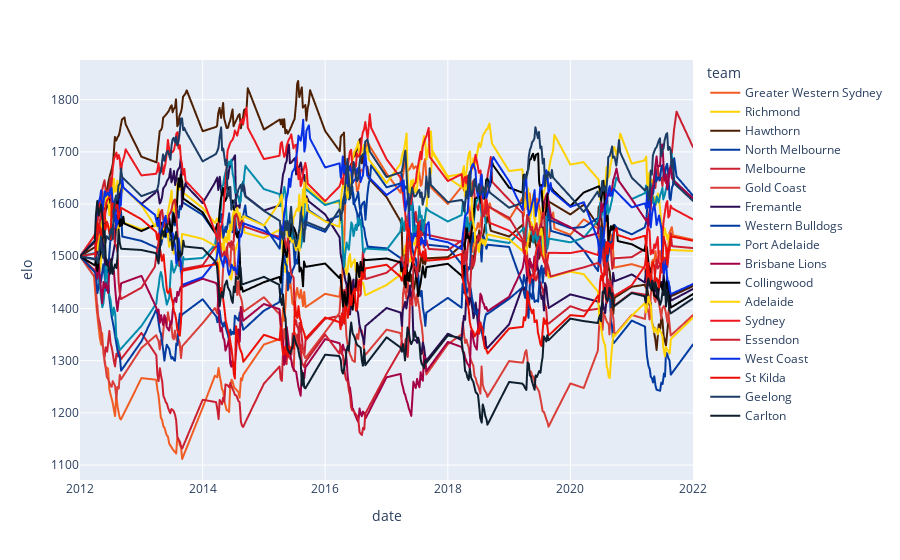

The notebook cell saved with this chart:
### Code cell
fig = px.line(elo_tracker, x="date", y="elo", color='team',color_discrete_sequence = ['#f15c22','#fed102','#4d2004','#013b9f', '#cc2031','#d93e39','#2a0d54','#013b9f','#008aab','#a30046','#000000','#ffd200','#ed171f','#cc2031','#062ee2','#ed0f05','#1c3c63','#0e1e2d'])
fig.show()

### Figure 1 — Plotly figure (JSON) as saved in the notebook; plotly's stock layout.template omitted (floating-point values rounded to 4 significant figures; data arrays with more than 128 entries replaced by an {"elided": "..."} marker saying what was removed)
{"data": [{"hovertemplate": "team=Greater Western Sydney<br>date=%{x}<br>elo=%{y}<extra></extra>", "legendgroup": "Greater Western Sydney", "line": {"color": "#f15c22", "dash": "solid"}, "mode": "lines", "name": "Greater Western Sydney", "showlegend": true, "type": "scattergl", "x": {"elided": "235 str values"}, "xaxis": "x", "y": {"elided": "235 float values"}, "yaxis": "y"}, {"hovertemplate": "team=Richmond<br>date=%{x}<br>elo=%{y}<extra></extra>", "legendgroup": "Richmond", "line": {"color": "#fed102", "dash": "solid"}, "mode": "lines", "name": "Richmond", "showlegend": true, "type": "scattergl", "x": {"elided": "238 str values"}, "xaxis": "x", "y": {"elided": "238 float values"}, "yaxis": "y"}, {"hovertemplate": "team=Hawthorn<br>date=%{x}<br>elo=%{y}<extra></extra>", "legendgroup": "Hawthorn", "line": {"color": "#4d2004", "dash": "solid"}, "mode": "lines", "name": "Hawthorn", "showlegend": true, "type": "scattergl", "x": {"elided": "240 str values"}, "xaxis": "x", "y": {"elided": "240 float values"}, "yaxis": "y"}, {"hovertemplate": "team=North Melbourne<br>date=%{x}<br>elo=%{y}<extra></extra>", "legendgroup": "North Melbourne", "line": {"color": "#013b9f", "dash": "solid"}, "mode": "lines", "name": "North Melbourne", "showlegend": true, "type": "scattergl", "x": {"elided": "233 str values"}, "xaxis": "x", "y": {"elided": "233 float values"}, "yaxis": "y"}, {"hovertemplate": "team=Melbourne<br>date=%{x}<br>elo=%{y}<extra></extra>", "legendgroup": "Melbourne", "line": {"color": "#cc2031", "dash": "solid"}, "mode": "lines", "name": "Melbourne", "showlegend": true, "type": "scattergl", "x": {"elided": "231 str values"}, "xaxis": "x", "y": {"elided": "231 float values"}, "yaxis": "y"}, {"hovertemplate": "team=Gold Coast<br>date=%{x}<br>elo=%{y}<extra></extra>", "legendgroup": "Gold Coast", "line": {"color": "#d93e39", "dash": "solid"}, "mode": "lines", "name": "Gold Coast", "showlegend": true, "type": "scattergl", "x": {"elided": "224 str values"}, "xaxis": "x", "y": {"elided": "224 float values"}, "yaxis": "y"}, {"hovertemplate": "team=Fremantle<br>date=%{x}<br>elo=%{y}<extra></extra>", "legendgroup": "Fremantle", "line": {"color": "#2a0d54", "dash": "solid"}, "mode": "lines", "name": "Fremantle", "showlegend": true, "type": "scattergl", "x": {"elided": "234 str values"}, "xaxis": "x", "y": {"elided": "234 float values"}, "yaxis": "y"}, {"hovertemplate": "team=Western Bulldogs<br>date=%{x}<br>elo=%{y}<extra></extra>", "legendgroup": "Western Bulldogs", "line": {"color": "#013b9f", "dash": "solid"}, "mode": "lines", "name": "Western Bulldogs", "showlegend": true, "type": "scattergl", "x": {"elided": "237 str values"}, "xaxis": "x", "y": {"elided": "237 float values"}, "yaxis": "y"}, {"hovertemplate": "team=Port Adelaide<br>date=%{x}<br>elo=%{y}<extra></extra>", "legendgroup": "Port Adelaide", "line": {"color": "#008aab", "dash": "solid"}, "mode": "lines", "name": "Port Adelaide", "showlegend": true, "type": "scattergl", "x": {"elided": "235 str values"}, "xaxis": "x", "y": {"elided": "235 float values"}, "yaxis": "y"}, {"hovertemplate": "team=Brisbane Lions<br>date=%{x}<br>elo=%{y}<extra></extra>", "legendgroup": "Brisbane Lions", "line": {"color": "#a30046", "dash": "solid"}, "mode": "lines", "name": "Brisbane Lions", "showlegend": true, "type": "scattergl", "x": {"elided": "232 str values"}, "xaxis": "x", "y": {"elided": "232 float values"}, "yaxis": "y"}, {"hovertemplate": "team=Collingwood<br>date=%{x}<br>elo=%{y}<extra></extra>", "legendgroup": "Collingwood", "line": {"color": "#000000", "dash": "solid"}, "mode": "lines", "name": "Collingwood", "showlegend": true, "type": "scattergl", "x": {"elided": "236 str values"}, "xaxis": "x", "y": {"elided": "236 float values"}, "yaxis": "y"}, {"hovertemplate": "team=Adelaide<br>date=%{x}<br>elo=%{y}<extra></extra>", "legendgroup": "Adelaide", "line": {"color": "#ffd200", "dash": "solid"}, "mode": "lines", "name": "Adelaide", "showlegend": true, "type": "scattergl", "x": {"elided": "234 str values"}, "xaxis": "x", "y": {"elided": "234 float values"}, "yaxis": "y"}, {"hovertemplate": "team=Sydney<br>date=%{x}<br>elo=%{y}<extra></extra>", "legendgroup": "Sydney", "line": {"color": "#ed171f", "dash": "solid"}, "mode": "lines", "name": "Sydney", "showlegend": true, "type": "scattergl", "x": {"elided": "244 str values"}, "xaxis": "x", "y": {"elided": "244 float values"}, "yaxis": "y"}, {"hovertemplate": "team=Essendon<br>date=%{x}<br>elo=%{y}<extra></extra>", "legendgroup": "Essendon", "line": {"color": "#cc2031", "dash": "solid"}, "mode": "lines", "name": "Essendon", "showlegend": true, "type": "scattergl", "x": {"elided": "228 str values"}, "xaxis": "x", "y": {"elided": "228 float values"}, "yaxis": "y"}, {"hovertemplate": "team=West Coast<br>date=%{x}<br>elo=%{y}<extra></extra>", "legendgroup": "West Coast", "line": {"color": "#062ee2", "dash": "solid"}, "mode": "lines", "name": "West Coast", "showlegend": true, "type": "scattergl", "x": {"elided": "239 str values"}, "xaxis": "x", "y": {"elided": "239 float values"}, "yaxis": "y"}, {"hovertemplate": "team=St Kilda<br>date=%{x}<br>elo=%{y}<extra></extra>", "legendgroup": "St Kilda", "line": {"color": "#ed0f05", "dash": "solid"}, "mode": "lines", "name": "St Kilda", "showlegend": true, "type": "scattergl", "x": {"elided": "226 str values"}, "xaxis": "x", "y": {"elided": "226 float values"}, "yaxis": "y"}, {"hovertemplate": "team=Geelong<br>date=%{x}<br>elo=%{y}<extra></extra>", "legendgroup": "Geelong", "line": {"color": "#1c3c63", "dash": "solid"}, "mode": "lines", "name": "Geelong", "showlegend": true, "type": "scattergl", "x": {"elided": "245 str values"}, "xaxis": "x", "y": {"elided": "245 float values"}, "yaxis": "y"}, {"hovertemplate": "team=Carlton<br>date=%{x}<br>elo=%{y}<extra></extra>", "legendgroup": "Carlton", "line": {"color": "#0e1e2d", "dash": "solid"}, "mode": "lines", "name": "Carlton", "showlegend": true, "type": "scattergl", "x": {"elided": "227 str values"}, "xaxis": "x", "y": {"elided": "227 float values"}, "yaxis": "y"}], "layout": {"legend": {"title": {"text": "team"}, "tracegroupgap": 0}, "margin": {"t": 60}, "xaxis": {"anchor": "y", "domain": [0, 1], "title": {"text": "date"}}, "yaxis": {"anchor": "x", "domain": [0, 1], "title": {"text": "elo"}}}}
